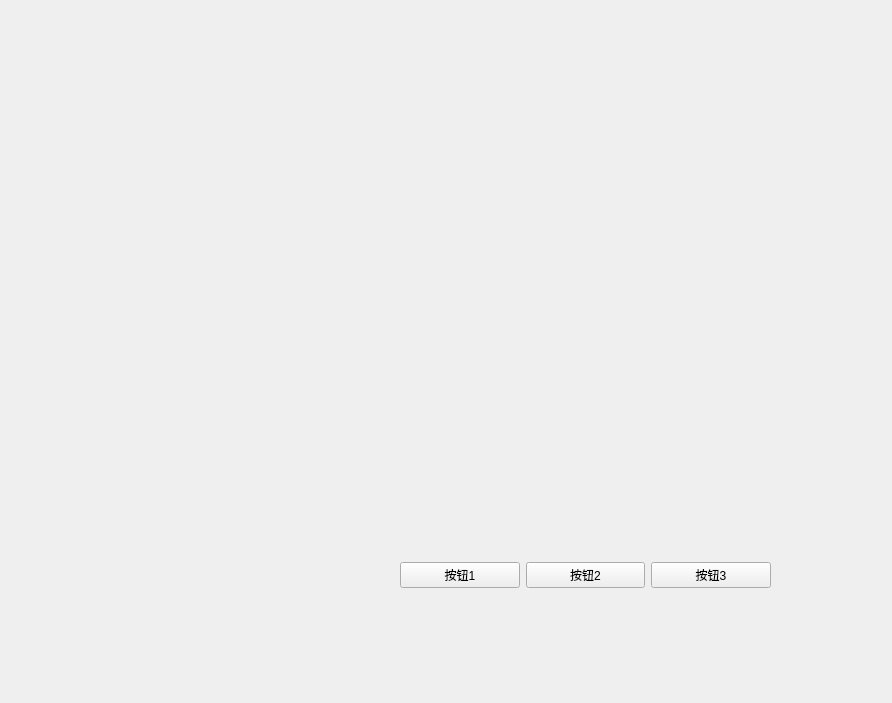
<?xml version="1.0" encoding="UTF-8"?>
<ui version="4.0">
 <class>Form</class>
 <widget class="QWidget" name="Form">
  <property name="geometry">
   <rect>
    <x>0</x>
    <y>0</y>
    <width>892</width>
    <height>703</height>
   </rect>
  </property>
  <property name="windowTitle">
   <string>welcome</string>
  </property>
  <widget class="QWidget" name="horizontalLayoutWidget">
   <property name="geometry">
    <rect>
     <x>400</x>
     <y>520</y>
     <width>371</width>
     <height>111</height>
    </rect>
   </property>
   <layout class="QHBoxLayout" name="horizontalLayout">
    <item>
     <widget class="QPushButton" name="pushButton">
      <property name="enabled">
       <bool>true</bool>
      </property>
      <property name="statusTip">
       <string>这里是按钮1</string>
      </property>
      <property name="text">
       <string>按钮1</string>
      </property>
      <property name="shortcut">
       <string>Ctrl+1</string>
      </property>
     </widget>
    </item>
    <item>
     <widget class="QPushButton" name="pushButton_2">
      <property name="text">
       <string>按钮2</string>
      </property>
     </widget>
    </item>
    <item>
     <widget class="QPushButton" name="pushButton_3">
      <property name="text">
       <string>按钮3</string>
      </property>
     </widget>
    </item>
   </layout>
  </widget>
 </widget>
 <resources/>
 <connections/>
</ui>
